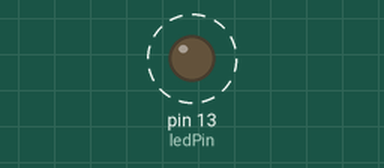
Recording of a sketch running on a simulated Arduino Mega 2560, built with avr-gcc and run on an emulated ATmega2560. Shown: output pins drawn as LEDs (lit = HIGH). Dashed ring = blinking. What the sketch prints to the serial monitor is not drawn.

Above: at 47.7 s.
Timing chart, 0 to 50.2 s (numbered marks = the images above):
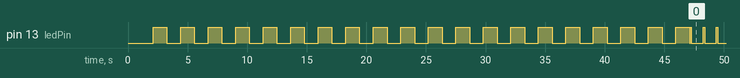

The sketch:

SDCardOpenLogTest.ino
```cpp
// (licence header left out)
int ledPin =  13; //Status LED connected to digital pin 13

void setup()
{
  pinMode(ledPin, OUTPUT);

  Serial2.begin(9600); //9600bps is default for OpenLog
  //Serial2.begin(57600); //Much faster serial, used for testing buffer overruns on OpenLog
  //Serial.begin(115200); //Much faster serial, used for testing buffer overruns on OpenLog
  Serial.begin(57600); //9600bps is default for OpenLog
  delay(1000); //Wait a second for OpenLog to init
  Serial.println("Start");
  Serial2.println();
  Serial2.println("Run OpenLog Test");

  int testAmt = 4;
  //At 9600, testAmt of 4 takes about 1 minute, 10 takes about 3 minutes
  //At 57600, testAmt of 10 takes about 1 minute, 40 takes about 5 minutes
  //At 115200, testAmt of 30 takes about 1 minute
  //testAmt of 10 will push 111,000 characters/bytes. With header and footer strings, total is 111,052

  //Each test is 100 lines. 10 tests is 1000 lines (11,000 characters)
  for(int numofTests = 0 ; numofTests < testAmt ; numofTests++)
  {
    //This loop will print 100 lines of 110 characters each
    for(int k = 33; k < 43 ; k++)
    {
      //Print one line of 110 characters with marker in the front (markers go from '!' to '*')
      Serial2.write(k); //Print the ASCII value directly: ! then " then #, etc
      Serial2.println(":abcdefghijklmnopqrstuvwxyzABCDEFGHIJKLMNOPQRSTUVWXYZabcdefghijklmnopqrstuvwxyzABCDEFGHIJKLMNOPQRSTUVWXYZ-!#");
      //delay(50);

      //Then print 9 lines of 110 characters with new line at the end of the line
      for(int i = 1 ; i < 10 ; i++)
      {
        Serial2.print(i, DEC);
        Serial2.println(":abcdefghijklmnopqrstuvwxyzABCDEFGHIJKLMNOPQRSTUVWXYZabcdefghijklmnopqrstuvwxyzABCDEFGHIJKLMNOPQRSTUVWXYZ-!#");
        //delay(50);
      }

      if(digitalRead(ledPin) == 0) //Turn the status LED on/off as we go
        digitalWrite(ledPin, HIGH);
      else
        digitalWrite(ledPin, LOW);
    }
  } //End numofTests loop

  unsigned long totalCharacters = (long)testAmt * 100 * 110;
  Serial2.print("Characters pushed: ");
  Serial2.println(totalCharacters);
  Serial2.print("Time taken (s): ");
  Serial2.println(millis()/1000);
  Serial.println("Done!");

}

void loop()
{
  //Blink the Status LED because we're done!
  digitalWrite(ledPin, HIGH);
  delay(100);
  digitalWrite(ledPin, LOW);
  delay(1000);
} 
```

Measured:
- by itself, pin 13 (ledPin): goes 19 × (LOW 1.2 s, HIGH 1.2 s), LOW 0.05 s, 75 × (HIGH 0.10 s, LOW 1.0 s), HIGH 0.10 s, then LOW
